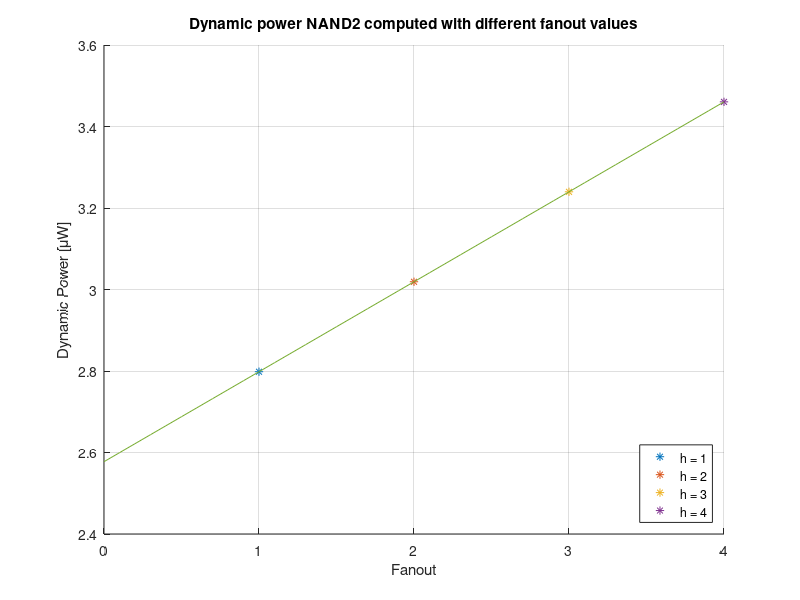
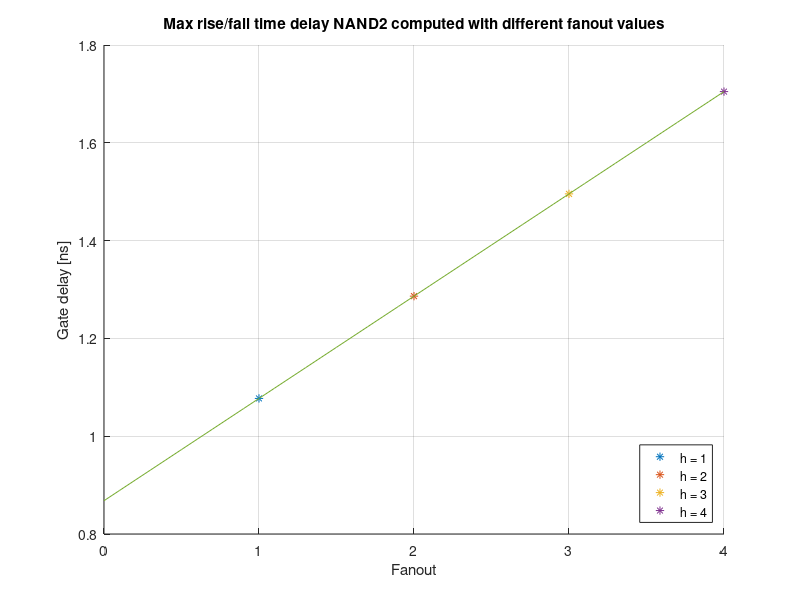

These charts were generated, in order, by the following MATLAB code:
clear all
close all
clc

%Constants and physical parameters

Vdd     = 0.97; %V
Vth_n   = 0; %V
Vth_p   = 0; %V
Cox     = 2.6562e-6; %pF/um^2
Lgate   = 27; %nm
Wgate_n = 270; %nm for nMOS
Xj      = 0; %nm
Cj0n    = 2.7e-3; %pF/um^2
Cj0p    = 3.3e-3; %pF/um^2
Cjswn   = 9.2e-4; %pF/um
Cjswp   = 8e-4; %pF/um
Cgd0n   = 1.35e-4; %pF/um
Cgd0p   = 1e-4; %pF/um
Ion_n   = 1200; %uA/um
Ion_p   = 0; %nA/um
Ioff_n  = 100; %nA/um
Ioff_p  = 129; %nA/um
Igate_n = 224; %nA/um
Igate_p = 290; %nA/um
mueff_n = 1.4*1e11; %um^2/Vs 
mueff_p = 0.45*1e11; %um^2/Vs
Gamma   = 0; %um^2/Vs
Mjn     = 0.38; % %
Mjp     = 0.45; % %
Mswn    = 0.22; % %
Mswp    = 0.265; % %
Pbn     = 0.85; %V
Pbp     = 0.87; %V
Pbswn   = 0.67; %V
Pbswp   = 0.76; %V
Pa      = 0.5; %Probability input signal A is equal to 1
Pb      = 0.5; %Probability input signal B is equal to 1
freq    = 1;    %GHz
const   = 2;

% Transistor dimensions	um

	Wn3 			= 3*Wgate_n; %nm %abbiamo tolto 1e-3        		
	Wp 			= 1.29.*Wgate_n; %nm %abbiamo tolto 1e-3	


% D/S dimensions
	
	Leff		=	Lgate-Gamma.*Xj;  %nm effective lenght
	fs_I		=	Leff./1000;       %to move from nm to um
	WD			=	fs_I;
	lungh_diff	=	2.5.*fs_I;        %um Source and drain diffusion length
	
    %perim_N		=	2.*lungh_diff+WD; %nm perimeter nMOS dimension
	%perim_P		=	2.*lungh_diff+1.29.*WD; %nm perimeter pMOS dimension
    
    perim_N = 2*lungh_diff*1e3 + Wn3;     %nm = [um]*1000+[nm]
    perim_P = 2*lungh_diff*1e3 + Wp;      %nm = [um]*1000+[nm]



% Capacitances

	Cbottom_n	=	lungh_diff.*Cj0n.*(1+Vdd./(2.*Pbn)).^(-Mjn);  %pF/um nMOS source and drain diffusion capacitance 
	Csidewall_n	=	Cjswn.*(1+Vdd./(2.*Pbswn)).^(-Mswn); 	%pF./um nMOS source and drain sidewall capacitance
	Cbottom_p	=	lungh_diff.*Cj0p.*(1+Vdd./(2.*Pbp)).^(-Mjp); 	%pF./um pMOS source and drain diffusion capacitance
	Csidewall_p	=	Cjswp.*(1+Vdd./(2.*Pbswp)).^(-Mswp);   %pF./um pMOS source and drain sidewall capacitance
    Coverlap_n  =   Cgd0n.*Wn3*1e-3; %pF 
    Coverlap_p  =   Cgd0n.*Wp*1e-3; %pF
	Cjn			=	Cbottom_n.*WD+Csidewall_n.*perim_N/1000;		%pF nMOS junction capacitance 
	Cjp			=	Cbottom_p.*2.*WD+Csidewall_p.*perim_P/1000;	    %pF pMOS junction capacitance 
	C_ox_n 		= 	Cox.*Wn3.*Leff.*1e-6;%pF effective nMOS oxide capacitance 
	C_ox_p 		= 	Cox.*Wp.*Leff.*1e-6;%pF effective pMOS oxide capacitance

% MOS resistances for delay

	Rn 			= 	1/(mueff_n*Cox*(Wn3/Leff)*(Vdd-Vth_n))*1e12;	%Ohm nMOS channel resistance
	Rp			= 	1/(mueff_p*Cox*( Wp/Leff)*abs(Vth_p-Vdd))*1e12;	%Ohm pMOS channel resistance

% Ig

	Igate_nmos 	= 	Igate_n.*Wn3/1000;    %nA=[nA/um]*(nm/1000);
	Igate_pmos 	= 	Igate_p.*Wp/1000;     %nA=[nA/um]*(nm/1000);

% Ioff

	Ioff_nmos 	= 	Ioff_n.*Wn3/1000;          %nA=[nA/um]*(nm/1000);
	Ioff_pmos 	= 	Ioff_p.*Wp/1000;           %nA=[nA/um]*(nm/1000);

% Outputs

% Dynamic power

	Cin 		= 	C_ox_n+C_ox_p+2*Coverlap_n+2*Coverlap_p;  %pF
	Cl 			=  	C_ox_n+C_ox_p+2*Coverlap_n+2*Coverlap_p;        %pF
	Cjn			=	(Cbottom_n.*Wn3+Csidewall_n.*perim_N)*1e-3;		%pF
	Cjp			=	(Cbottom_p.*Wp +Csidewall_p.*perim_P)*1e-3;	    %pF
	CinN 		= 	Cox*Leff*1e-6*Wn3 + 2*Coverlap_n ;	%pF
	CinP 		= 	Cox*Leff*1e-6*Wp + 2*Coverlap_p ;
	Cx1 		=	Cjn; %since we are assuming interdigitated structure
	Cx2 		= 	Cjn; %since the Nmos are in series
    Cx          =   Cx1; %since Cx1=Cx2. 
    
    figure;
	for h=1:4 % Different fanouts
        i(h) = h;
		Cy = Cjp + Cjn + h*Cl;
		Calpha = 3*CinN + 3*Cx + 1.5*Cy + 2*CinP;  %pF
		Power_dynamic_nd2(h) = 0.5*freq*Calpha*Vdd^2*1e3; % microW	
        hold on
        plot(h,Power_dynamic_nd2(h),'*')
        title('Dynamic power NAND2 computed with different fanout values');
        xlabel('Fanout');
        ylabel('Dynamic Power [\muW]');
        grid on
    end;
    p = polyfit(i,Power_dynamic_nd2,1);
    x1 = linspace(0,4,41);
    y1 = polyval(p,x1);
    plot(x1,y1);
    legend('h = 1', 'h = 2', 'h = 3', 'h = 4', 'Location', 'SouthEast');


% Delay
    figure;
	for h=1:4 % Different fanouts
        i(h) = h;
		CMOS_tpdr = Rp*(Cjp + Cjn + h*Cl);         %ps
		CMOS_tpdf = Rn*(6*Cjn + 3*Cjp + 3*h*Cl);   %ps
		t_delay(h)= max(CMOS_tpdr,CMOS_tpdf)/1e3;  %ns
        hold on
        plot(h,t_delay(h),'*')
        title('Max rise/fall time delay NAND2 computed with different fanout values');
        xlabel('Fanout');
        ylabel('Gate delay [ns]');
        grid on
    end;
    p = polyfit(i,t_delay,1);
    x1 = linspace(0,4,41);
    y1 = polyval(p,x1);
    plot(x1,y1);
    legend('h = 1', 'h = 2', 'h = 3', 'h = 4', 'Location', 'SouthEast');

% Static power

	I_leak = (1/8)*( 4*Igate_pmos + Ioff_pmos + 21*Igate_nmos + 21*Ioff_nmos); % nA
	Power_static_nand2 = Vdd*I_leak %nW


